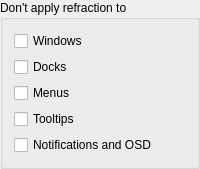
            <widget class="QGroupBox" name="groupBoxRefractionExclusions">
             <property name="title">
              <string>Don't apply refraction to</string>
             </property>
             <layout class="QVBoxLayout" name="verticalLayoutRefractionExclusions">
              <item>
               <widget class="QCheckBox" name="kcfg_RefractionExcludeWindows">
                <property name="text">
                 <string>Windows</string>
                </property>
               </widget>
              </item>
              <item>
               <widget class="QCheckBox" name="kcfg_RefractionExcludeDocks">
                <property name="text">
                 <string>Docks</string>
                </property>
               </widget>
              </item>
              <item>
               <widget class="QCheckBox" name="kcfg_RefractionExcludeMenus">
                <property name="text">
                 <string>Menus</string>
                </property>
               </widget>
              </item>
              <item>
               <widget class="QCheckBox" name="kcfg_RefractionExcludeTooltips">
                <property name="text">
                 <string>Tooltips</string>
                </property>
               </widget>
              </item>
              <item>
               <widget class="QCheckBox" name="kcfg_RefractionExcludeOSD">
                <property name="text">
                 <string>Notifications and OSD</string>
                </property>
               </widget>
              </item>
             </layout>
            </widget>
